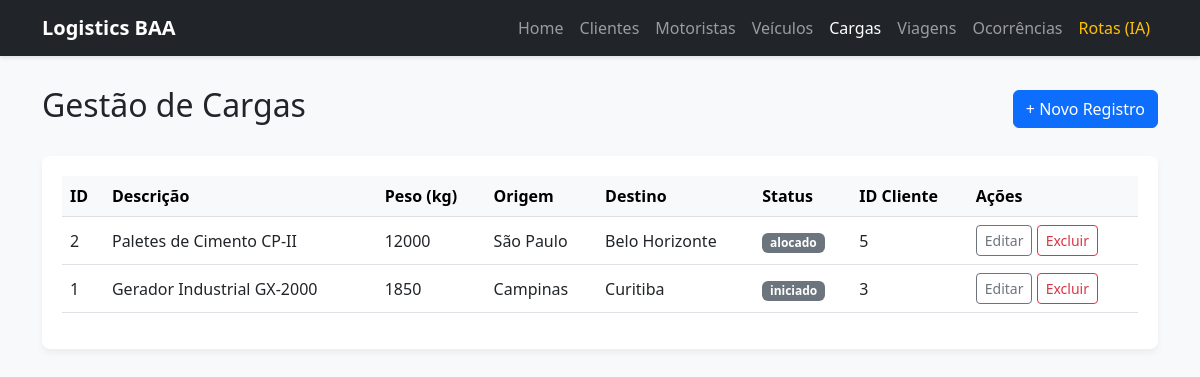
The app's page /cargas.php with its own data.
### tables this page shows
CREATE TABLE `baa_carga` (
  `id_carga` int(11) NOT NULL,
  `car_descricao` char(200) DEFAULT NULL,
  `car_peso_kg` int(11) DEFAULT NULL,
  `car_origem` char(30) DEFAULT NULL,
  `car_destino` char(30) DEFAULT NULL,
  `car_status` char(20) DEFAULT NULL,
  `id_cliente` int(11) DEFAULT NULL
);

### cargas.php (the view, shortened to what this page needs)
<?php
require_once 'db.php';
?>
<!DOCTYPE html>
<html lang="pt-br">
<head>
    <link href="https://cdn.jsdelivr.net/npm/bootstrap@5.3.0/dist/css/bootstrap.min.css" rel="stylesheet">
</head>
<body>
<nav class="navbar navbar-expand-lg navbar-dark bg-dark">
    <div class="container">
        <a class="navbar-brand" href="index.php"><strong>Logistics BAA</strong></a>
        <div class="collapse navbar-collapse" id="navbarNav">
            <ul class="navbar-nav ms-auto">
                <li class="nav-item"><a class="nav-link" href="index.php">Home</a></li>
                <li class="nav-item"><a class="nav-link" href="clientes.php">Clientes</a></li>
                <li class="nav-item"><a class="nav-link" href="motoristas.php">Motoristas</a></li>
                <li class="nav-item"><a class="nav-link" href="veiculos.php">Veículos</a></li>
                <li class="nav-item"><a class="nav-link active" href="cargas.php">Cargas</a></li>
                <li class="nav-item"><a class="nav-link" href="viagens.php">Viagens</a></li>
                <li class="nav-item"><a class="nav-link" href="ocorrencias.php">Ocorrências</a></li>
                <li class="nav-item"><a class="nav-link text-warning" href="rotas.php">Rotas (IA)</a></li>
            </ul>
        </div>
    </div>
</nav>
<div class="container">
    <div class="d-flex justify-content-between align-items-center mb-4">
        <h2>Gestão de Cargas</h2>
        <button class="btn btn-primary" data-bs-toggle="modal" data-bs-target="#addModal">+ Novo Registro</button>
    </div>
    <div class="table-responsive">
        <table class="table table-hover align-middle">
            <thead class="table-light">
                <tr>
                    <th>ID</th>
                    <th>Descrição</th><th>Peso (kg)</th><th>Origem</th><th>Destino</th><th>Status</th><th>ID Cliente</th>
                    <th>Ações</th>
                </tr>
            </thead>
            <tbody>
                <?php
                try {
                    $stmt = $conn->query("SELECT * FROM baa_carga ORDER BY id_carga DESC LIMIT 100");
                    while($row = $stmt->fetch_assoc()) {
                        echo "<tr>";
                        echo '<td>' . htmlspecialchars($row['id_carga']) . '</td>';
                        echo '<td>' . htmlspecialchars($row['car_descricao']) . '</td>';
                        echo '<td>' . htmlspecialchars($row['car_peso_kg']) . '</td>';
                        echo '<td>' . htmlspecialchars($row['car_origem']) . '</td>';
                        echo '<td>' . htmlspecialchars($row['car_destino']) . '</td>';
                        echo '<td><span class="badge bg-secondary">' . htmlspecialchars($row['car_status']) . '</span></td>';
                        echo '<td>' . htmlspecialchars($row['id_cliente']) . '</td>';
                        echo '<td>
                            <button class="btn btn-sm btn-outline-secondary" data-bs-toggle="modal" data-bs-target="#editModal' . $row['id_carga'] . '">Editar</button>
                            <form method="POST" class="d-inline" onsubmit="return confirm(\'Tem certeza que deseja excluir?\');">
                                <input type="hidden" name="action" value="delete">
                                <input type="hidden" name="id_carga" value="' . $row['id_carga'] . '">
                                <button type="submit" class="btn btn-sm btn-outline-danger">Excluir</button>
                            </form>
                        </td>';
                        echo "</tr>";
                        ?>
                        <?php
                    }
                } catch(Exception $e) {
                    echo "<tr><td colspan='100%'>Erro: " . $e->getMessage() . "</td></tr>";
                }
                ?>
            </tbody>
        </table>
    </div>
</div>
</body>
</html>

### cargas.php (style rules this page uses)
body { background-color: #f8f9fa; }
.navbar { margin-bottom: 30px; box-shadow: 0 2px 4px rgba(0,0,0,0.1); }
.table-responsive { background: white; padding: 20px; border-radius: 8px; box-shadow: 0 4px 6px rgba(0,0,0,0.05); }

### records on screen
baa_carga: id_carga "2", car_descricao "Paletes de Cimento CP-II", car_peso_kg "12000", car_origem "São Paulo", car_destino "Belo Horizonte", car_status "alocado", id_cliente "5"
baa_carga: id_carga "1", car_descricao "Gerador Industrial GX-2000", car_peso_kg "1850", car_origem "Campinas", car_destino "Curitiba", car_status "iniciado", id_cliente "3"
